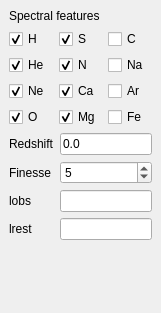
<?xml version="1.0" encoding="UTF-8"?>
<ui version="4.0">
 <class>IvRedshiftDockWidget</class>
 <widget class="QDockWidget" name="IvRedshiftDockWidget">
  <property name="geometry">
   <rect>
    <x>0</x>
    <y>0</y>
    <width>161</width>
    <height>313</height>
   </rect>
  </property>
  <property name="allowedAreas">
   <set>Qt::LeftDockWidgetArea|Qt::RightDockWidgetArea</set>
  </property>
  <property name="windowTitle">
   <string>Redshift estimator</string>
  </property>
  <widget class="QWidget" name="dockWidgetContents">
   <layout class="QGridLayout" name="gridLayout_2">
    <item row="1" column="0">
     <widget class="QCheckBox" name="HCheckBox">
      <property name="statusTip">
       <string>Hydrogen</string>
      </property>
      <property name="text">
       <string>H</string>
      </property>
      <property name="checked">
       <bool>true</bool>
      </property>
     </widget>
    </item>
    <item row="2" column="2">
     <widget class="QCheckBox" name="NaCheckBox">
      <property name="statusTip">
       <string>Sodium</string>
      </property>
      <property name="text">
       <string>Na</string>
      </property>
     </widget>
    </item>
    <item row="1" column="1">
     <widget class="QCheckBox" name="SCheckBox">
      <property name="statusTip">
       <string>Sulfur</string>
      </property>
      <property name="text">
       <string>S</string>
      </property>
      <property name="checked">
       <bool>true</bool>
      </property>
     </widget>
    </item>
    <item row="3" column="1">
     <widget class="QCheckBox" name="CaCheckBox">
      <property name="statusTip">
       <string>Calcium</string>
      </property>
      <property name="text">
       <string>Ca</string>
      </property>
      <property name="checked">
       <bool>true</bool>
      </property>
     </widget>
    </item>
    <item row="1" column="2">
     <widget class="QCheckBox" name="CCheckBox">
      <property name="statusTip">
       <string>Carbon</string>
      </property>
      <property name="text">
       <string>C</string>
      </property>
     </widget>
    </item>
    <item row="4" column="0">
     <widget class="QCheckBox" name="OCheckBox">
      <property name="statusTip">
       <string>Oxygen</string>
      </property>
      <property name="text">
       <string>O</string>
      </property>
      <property name="checked">
       <bool>true</bool>
      </property>
     </widget>
    </item>
    <item row="4" column="1">
     <widget class="QCheckBox" name="MgCheckBox">
      <property name="statusTip">
       <string>Magnesium</string>
      </property>
      <property name="text">
       <string>Mg</string>
      </property>
      <property name="checked">
       <bool>true</bool>
      </property>
     </widget>
    </item>
    <item row="2" column="1">
     <widget class="QCheckBox" name="NCheckBox">
      <property name="statusTip">
       <string>Nitrogen</string>
      </property>
      <property name="text">
       <string>N</string>
      </property>
      <property name="checked">
       <bool>true</bool>
      </property>
     </widget>
    </item>
    <item row="4" column="2">
     <widget class="QCheckBox" name="FeCheckBox">
      <property name="statusTip">
       <string>Iron</string>
      </property>
      <property name="text">
       <string>Fe</string>
      </property>
     </widget>
    </item>
    <item row="3" column="2">
     <widget class="QCheckBox" name="ArCheckBox">
      <property name="statusTip">
       <string>Argon</string>
      </property>
      <property name="text">
       <string>Ar</string>
      </property>
     </widget>
    </item>
    <item row="3" column="0">
     <widget class="QCheckBox" name="NeCheckBox">
      <property name="statusTip">
       <string>Neon</string>
      </property>
      <property name="text">
       <string>Ne</string>
      </property>
      <property name="checked">
       <bool>true</bool>
      </property>
     </widget>
    </item>
    <item row="2" column="0">
     <widget class="QCheckBox" name="HeCheckBox">
      <property name="statusTip">
       <string>Helium</string>
      </property>
      <property name="text">
       <string>He</string>
      </property>
      <property name="checked">
       <bool>true</bool>
      </property>
     </widget>
    </item>
    <item row="0" column="0" colspan="3">
     <widget class="QLabel" name="label">
      <property name="text">
       <string>Spectral features</string>
      </property>
     </widget>
    </item>
    <item row="5" column="0" colspan="3">
     <layout class="QGridLayout" name="gridLayout">
      <item row="0" column="0">
       <widget class="QLabel" name="label_2">
        <property name="statusTip">
         <string>The currently applied redshift</string>
        </property>
        <property name="text">
         <string>Redshift</string>
        </property>
       </widget>
      </item>
      <item row="0" column="1">
       <widget class="QLineEdit" name="zLineEdit">
        <property name="statusTip">
         <string>The currently applied redshift</string>
        </property>
        <property name="text">
         <string>0.0</string>
        </property>
       </widget>
      </item>
      <item row="1" column="0">
       <widget class="QLabel" name="label_3">
        <property name="text">
         <string>Finesse</string>
        </property>
       </widget>
      </item>
      <item row="1" column="1">
       <widget class="QSpinBox" name="finesseSpinBox">
        <property name="statusTip">
         <string>The higher the number, the finer you can adjust the redshift by left-click dragging in the image.</string>
        </property>
        <property name="readOnly">
         <bool>false</bool>
        </property>
        <property name="maximum">
         <number>10</number>
        </property>
        <property name="value">
         <number>5</number>
        </property>
       </widget>
      </item>
      <item row="2" column="0">
       <widget class="QLabel" name="lambdaObsLabel">
        <property name="text">
         <string>lobs</string>
        </property>
       </widget>
      </item>
      <item row="2" column="1">
       <widget class="QLineEdit" name="lambdaObsLineEdit">
        <property name="statusTip">
         <string>Observed wavelength</string>
        </property>
        <property name="readOnly">
         <bool>true</bool>
        </property>
       </widget>
      </item>
      <item row="3" column="0">
       <widget class="QLabel" name="lambdaRestLabel">
        <property name="text">
         <string>lrest</string>
        </property>
       </widget>
      </item>
      <item row="3" column="1">
       <widget class="QLineEdit" name="lambdaRestLineEdit">
        <property name="statusTip">
         <string>Restframe wavelength</string>
        </property>
        <property name="readOnly">
         <bool>true</bool>
        </property>
       </widget>
      </item>
     </layout>
    </item>
    <item row="6" column="0">
     <spacer name="verticalSpacer">
      <property name="orientation">
       <enum>Qt::Vertical</enum>
      </property>
      <property name="sizeHint" stdset="0">
       <size>
        <width>20</width>
        <height>40</height>
       </size>
      </property>
     </spacer>
    </item>
   </layout>
  </widget>
 </widget>
 <resources/>
 <connections/>
</ui>
